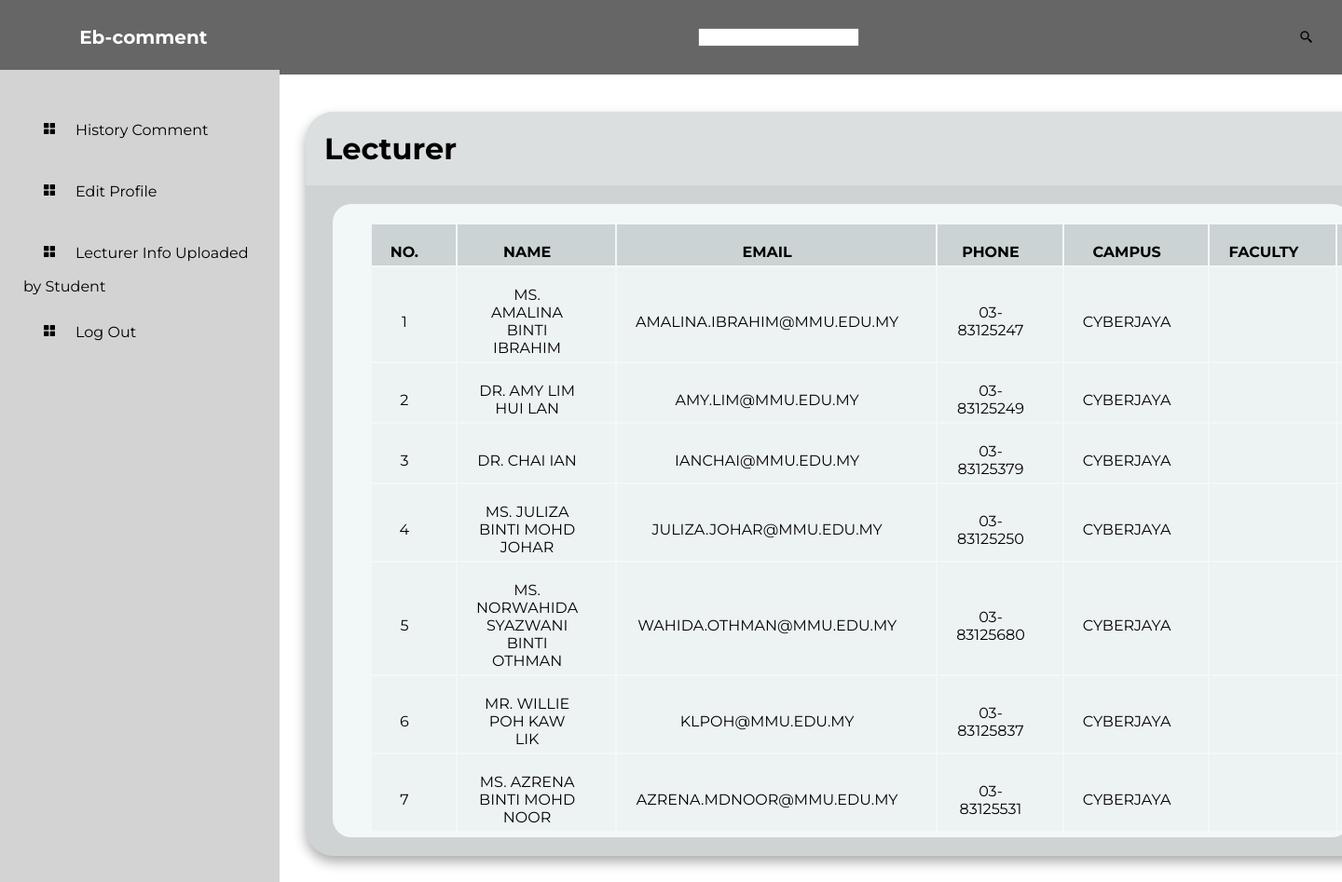
/lecturerlist (signed in), run on the app's committed database.
### models.py (models this page shows)
class Lecturer(db.Model):
    __tablename__ = 'lecturer'
    id = db.Column(db.Integer, primary_key=True)
    name = db.Column(db.String(100), nullable=False)
    photo = db.Column(db.String(100), nullable=False)
    phone = db.Column(db.String(20), nullable=False)
    email = db.Column(db.String(200), nullable=False)
    campus = db.Column(db.String(100), nullable=False)
    bio = db.Column(db.Text, nullable=True)
    faculty_id = db.Column(db.Integer, ForeignKey('faculty.id'), nullable=False)
    faculty = db.relationship("Faculty", back_populates="lecturers")

### app.py (the view)
@app.route("/lecturerlist", methods=["POST", "GET"])
@login_required
def lecturerlist():
    conn = get_db_connection()
    cursor = conn.cursor()
    cursor.execute("SELECT * FROM lecturer")
    lecturer_data = cursor.fetchall()
    conn.close()
    return render_template("lecturerlist.html", lecturers=lecturer_data)

### app.py (called while the page is built)
def get_db_connection():
    con = sqlite3.connect("instance/database.db")
    con.row_factory = sqlite3.Row
    return con

@login_manager.user_loader
def load_user(user_id):
    return Users.query.get(user_id)

### templates/lecturerlist.html (shortened to what this page needs)
<!DOCTYPE html>
<html lang="en">
<head>
    <link href='https://unpkg.com/boxicons@2.1.4/css/boxicons.min.css'rel='stylesheet'>
    <link href="../static/style.css" rel="stylesheet">
</head>
<body>
    <div class="Try"><h2>Eb-comment</h2><input type="research"><i class='bx bx-search-alt-2'></i></div>
    <div class="sidebar">
        <ul>
            {% if session['email'] == 'admin@gmail.com' %}
            <li><a href="/admin"><i class='bx bxs-grid-alt'></i>Dashboard</a></li>
            <li><a href="/user"><i class='bx bxs-grid-alt'></i>User Control</a></li>
            <li><a href="/admin_comment"><i class='bx bxs-grid-alt'></i>Comment Control</a></li>
            <li><a href="/lecturerlist"><i class='bx bxs-grid-alt'></i>Lecturer List</a></li>
            <li><a href="/admin/view_lecturers_temp"><i class='bx bxs-grid-alt'></i>Lecturer Info Uploaded by Student</a></li>
            <li><a href="/logout"><i class='bx bxs-grid-alt'></i>Log Out</a></li>
            {% else %}
            <li><a href="/history"><i class='bx bxs-grid-alt'></i>History Comment</a></li>
            <li><a href="/a_edit"><i class='bx bxs-grid-alt'></i>Edit Profile</a></li>
            <li><a href="/admin/view_lecturers_temp"><i class='bx bxs-grid-alt'></i>Lecturer Info Uploaded by Student</a></li>
            <li><a href="/logout"><i class='bx bxs-grid-alt'></i>Log Out</a></li>
            {% endif %}
        </ul>
    </div>
    <div class="table">
        <div class="table_header">
            <h1>Lecturer </h1>
        </div>
        <div class="table_body">
            <table>
                <thead>
                    <tr>
                        <th>No. </th>
                        <th>Name</th>
                        <th>Email</th>
                        <th>Phone</th>
                        <th>Campus</th>
                        <th>Faculty</th>
                        <th>Edit</th>
                    </tr>
                </thead>
                <tbody>
                    <tbody>
                        {% for lecturer in lecturers %}
                        <tr>
                            <td>{{ loop.index }}</td>
                            <td>{{ lecturer[1] }}</td>
                            <td>{{ lecturer[4] }}</td>
                            <td>{{ lecturer[3] }}</td>
                            <td>{{ lecturer[5] }}</td>
                            <td>{{ lecturer[8] }}</td>
                            <td>
                            </td>
                        </tr>
                        {% endfor %}
                    </tbody>
                </tbody>
            </table>
        </div>
    </div>
</body>
</html>

### static/style.css (style rules this page uses)
* { margin:0; padding: 0; box-sizing: border-box; font-family: 'Montserrat'; }
body { font-family: 'Montserrat'; justify-content: center; align-items: center; margin: 0; padding: 0; min-width: 100vh; }
.Try { padding:30px; height:10vh; width:100%; background-color: rgb(102,102, 102); justify-content: space-between; align-items: center; display:flex; position: relative; }
.Try h2 { color: white; font-size: 20px; padding: 30px 4%; }
.sidebar { position: absolute; left: 0; top: 75px; height: 1100px; width: 300px; background-color: lightgrey; z-index: 10; }
.sidebar ul { list-style: none; align-items: center; padding-bottom: 20px; margin: 5px; padding: 20px; }
.sidebar li { padding-top: 10px; }
.sidebar a { color: black; text-decoration: none; padding-right: 10px; font-weight: 400; }
.sidebar i { padding: 20px; }
.table { position: relative; font-family: sans-serif; background-color: rgb(207, 211, 212); box-shadow: 0 .4rem .8rem #0005; border-radius: 30px; overflow: hidden; width: 1150px; justify-content: center; left: 20%; margin-left: 40px; margin-top:40px ; }
table tr { text-transform: uppercase; }
.table table { margin-left: 20px; margin-right: auto; }
table,td,th { padding-top: 20px; padding-left: 20px; padding-right: 40px; padding-bottom: 5px; text-align: center; }
.table_header { width: 100%; height: 10%; background-color: #fff4; padding: 20px; }
.table_body { width: 95%; max-height: calc(89%-.8rem); background-color: rgb(242,247,247); margin: 20px auto; border-radius: 20px; overflow: auto; text-align: center; }
thead th { position: sticky; top: 0; left: 0; background-color: rgb(203,211,212); }
tbody tr { position: sticky; margin: 20px; background-color: rgb(237,242,242); }

### data on the page
Lecturer: name "MS. AMALINA BINTI IBRAHIM", email "AMALINA.IBRAHIM@MMU.EDU.MY", phone "03-83125247", campus "CYBERJAYA"
Lecturer: name "DR. AMY LIM HUI LAN", email "AMY.LIM@MMU.EDU.MY", phone "03-83125249", campus "CYBERJAYA"
Lecturer: name "DR. CHAI IAN", email "IANCHAI@MMU.EDU.MY", phone "03-83125379", campus "CYBERJAYA"
Lecturer: name "MS. JULIZA BINTI MOHD JOHAR", email "JULIZA.JOHAR@MMU.EDU.MY", phone "03-83125250", campus "CYBERJAYA"
Lecturer: name "MS. NORWAHIDA SYAZWANI BINTI OTHMAN", email "WAHIDA.OTHMAN@MMU.EDU.MY", phone "03-83125680", campus "CYBERJAYA"
Lecturer: name "MR. WILLIE POH KAW LIK", email "KLPOH@MMU.EDU.MY", phone "03-83125837", campus "CYBERJAYA"
Lecturer: name "MS. AZRENA BINTI MOHD NOOR", email "AZRENA.MDNOOR@MMU.EDU.MY", phone "03-83125531", campus "CYBERJAYA"
